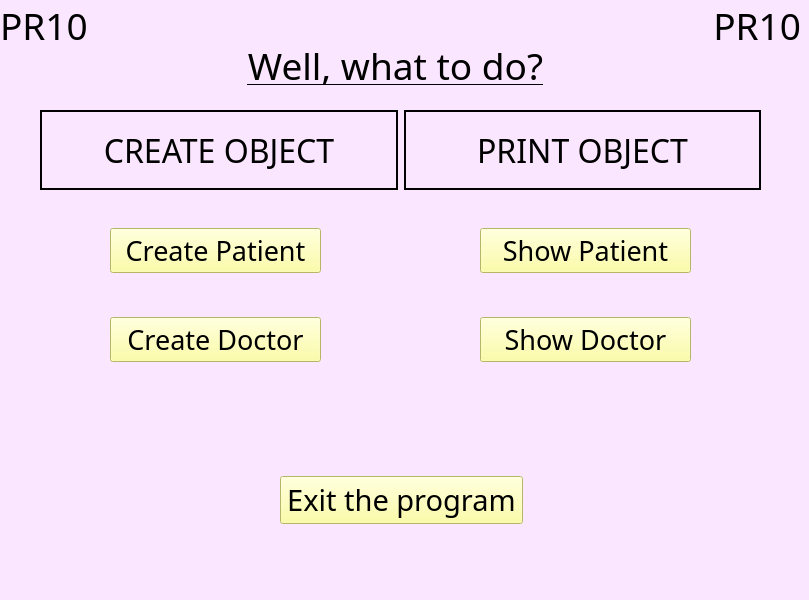
<?xml version="1.0" encoding="UTF-8"?>
<ui version="4.0">
 <class>MainWindow</class>
 <widget class="QMainWindow" name="MainWindow">
  <property name="geometry">
   <rect>
    <x>0</x>
    <y>0</y>
    <width>809</width>
    <height>600</height>
   </rect>
  </property>
  <property name="windowTitle">
   <string>MainWindow</string>
  </property>
  <property name="autoFillBackground">
   <bool>false</bool>
  </property>
  <property name="styleSheet">
   <string notr="true">background-color: rgb(250, 231, 255);</string>
  </property>
  <widget class="QWidget" name="centralwidget">
   <widget class="QWidget" name="verticalLayoutWidget">
    <property name="geometry">
     <rect>
      <x>0</x>
      <y>-10</y>
      <width>111</width>
      <height>71</height>
     </rect>
    </property>
    <layout class="QVBoxLayout" name="verticalLayout_2">
     <item>
      <widget class="QLabel" name="designLb1">
       <property name="font">
        <font>
         <family>Bauhaus 93</family>
         <pointsize>28</pointsize>
         <bold>false</bold>
        </font>
       </property>
       <property name="text">
        <string>PR10</string>
       </property>
      </widget>
     </item>
    </layout>
   </widget>
   <widget class="QWidget" name="verticalLayoutWidget_2">
    <property name="geometry">
     <rect>
      <x>690</x>
      <y>-10</y>
      <width>111</width>
      <height>71</height>
     </rect>
    </property>
    <layout class="QVBoxLayout" name="verticalLayout_3">
     <item>
      <widget class="QLabel" name="designLb2">
       <property name="font">
        <font>
         <family>Bauhaus 93</family>
         <pointsize>28</pointsize>
         <bold>false</bold>
        </font>
       </property>
       <property name="text">
        <string>PR10</string>
       </property>
       <property name="alignment">
        <set>Qt::AlignRight|Qt::AlignTrailing|Qt::AlignVCenter</set>
       </property>
      </widget>
     </item>
    </layout>
   </widget>
   <widget class="QWidget" name="verticalLayoutWidget_3">
    <property name="geometry">
     <rect>
      <x>140</x>
      <y>30</y>
      <width>511</width>
      <height>71</height>
     </rect>
    </property>
    <layout class="QVBoxLayout" name="verticalLayout_4">
     <item>
      <widget class="QLabel" name="designLb3">
       <property name="font">
        <font>
         <family>Bauhaus 93</family>
         <pointsize>28</pointsize>
         <bold>false</bold>
         <underline>true</underline>
        </font>
       </property>
       <property name="text">
        <string>Well, what to do?</string>
       </property>
       <property name="alignment">
        <set>Qt::AlignCenter</set>
       </property>
      </widget>
     </item>
    </layout>
   </widget>
   <widget class="QWidget" name="horizontalLayoutWidget">
    <property name="geometry">
     <rect>
      <x>40</x>
      <y>110</y>
      <width>721</width>
      <height>80</height>
     </rect>
    </property>
    <layout class="QHBoxLayout" name="horizontalLayout_2">
     <item>
      <widget class="QLabel" name="label_2">
       <property name="font">
        <font>
         <family>Bauhaus 93</family>
         <pointsize>24</pointsize>
        </font>
       </property>
       <property name="frameShape">
        <enum>QFrame::WinPanel</enum>
       </property>
       <property name="text">
        <string>CREATE OBJECT</string>
       </property>
       <property name="alignment">
        <set>Qt::AlignCenter</set>
       </property>
      </widget>
     </item>
     <item>
      <widget class="QLabel" name="label">
       <property name="font">
        <font>
         <family>Bauhaus 93</family>
         <pointsize>24</pointsize>
        </font>
       </property>
       <property name="frameShape">
        <enum>QFrame::WinPanel</enum>
       </property>
       <property name="text">
        <string>PRINT OBJECT</string>
       </property>
       <property name="alignment">
        <set>Qt::AlignCenter</set>
       </property>
      </widget>
     </item>
    </layout>
   </widget>
   <widget class="QWidget" name="verticalLayoutWidget_4">
    <property name="geometry">
     <rect>
      <x>110</x>
      <y>190</y>
      <width>211</width>
      <height>211</height>
     </rect>
    </property>
    <layout class="QVBoxLayout" name="verticalLayout_5">
     <item>
      <widget class="QPushButton" name="createPatPb">
       <property name="font">
        <font>
         <family>Bauhaus 93</family>
         <pointsize>20</pointsize>
        </font>
       </property>
       <property name="autoFillBackground">
        <bool>false</bool>
       </property>
       <property name="styleSheet">
        <string notr="true">background-color: rgb(255, 255, 144);</string>
       </property>
       <property name="text">
        <string>Create Patient</string>
       </property>
      </widget>
     </item>
     <item>
      <widget class="QPushButton" name="createDocPb">
       <property name="font">
        <font>
         <family>Bauhaus 93</family>
         <pointsize>20</pointsize>
        </font>
       </property>
       <property name="autoFillBackground">
        <bool>false</bool>
       </property>
       <property name="styleSheet">
        <string notr="true">background-color: rgb(255, 255, 144);</string>
       </property>
       <property name="text">
        <string>Create Doctor</string>
       </property>
      </widget>
     </item>
    </layout>
   </widget>
   <widget class="QWidget" name="verticalLayoutWidget_5">
    <property name="geometry">
     <rect>
      <x>480</x>
      <y>190</y>
      <width>211</width>
      <height>211</height>
     </rect>
    </property>
    <layout class="QVBoxLayout" name="verticalLayout_6">
     <item>
      <widget class="QPushButton" name="showPatPb">
       <property name="font">
        <font>
         <family>Bauhaus 93</family>
         <pointsize>20</pointsize>
        </font>
       </property>
       <property name="autoFillBackground">
        <bool>false</bool>
       </property>
       <property name="styleSheet">
        <string notr="true">background-color: rgb(255, 255, 144);</string>
       </property>
       <property name="text">
        <string>Show Patient</string>
       </property>
      </widget>
     </item>
     <item>
      <widget class="QPushButton" name="showDocPb">
       <property name="font">
        <font>
         <family>Bauhaus 93</family>
         <pointsize>20</pointsize>
        </font>
       </property>
       <property name="autoFillBackground">
        <bool>false</bool>
       </property>
       <property name="styleSheet">
        <string notr="true">background-color: rgb(255, 255, 144);</string>
       </property>
       <property name="text">
        <string>Show Doctor</string>
       </property>
      </widget>
     </item>
    </layout>
   </widget>
   <widget class="QWidget" name="verticalLayoutWidget_6">
    <property name="geometry">
     <rect>
      <x>280</x>
      <y>460</y>
      <width>243</width>
      <height>80</height>
     </rect>
    </property>
    <layout class="QVBoxLayout" name="verticalLayout_7">
     <item>
      <widget class="QPushButton" name="exitPb">
       <property name="font">
        <font>
         <family>Bauhaus 93</family>
         <pointsize>22</pointsize>
        </font>
       </property>
       <property name="styleSheet">
        <string notr="true">background-color: rgb(255, 255, 144);</string>
       </property>
       <property name="text">
        <string>Exit the program</string>
       </property>
      </widget>
     </item>
    </layout>
   </widget>
  </widget>
  <widget class="QMenuBar" name="menubar">
   <property name="geometry">
    <rect>
     <x>0</x>
     <y>0</y>
     <width>809</width>
     <height>21</height>
    </rect>
   </property>
  </widget>
  <widget class="QStatusBar" name="statusbar"/>
 </widget>
 <resources/>
 <connections/>
</ui>
